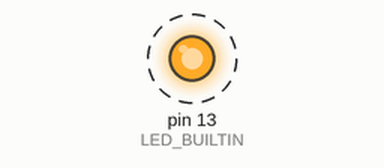
Simulated run of this program. Board: Arduino Uno, built with avr-gcc and run on an emulated ATmega328P. Shown: output pins drawn as LEDs (lit = HIGH). Dashed ring = blinking. What the program prints to the serial monitor is not drawn.

Above: at 0.2 s.
Timing chart, 0 to 3.0 s (numbered marks = the images above):
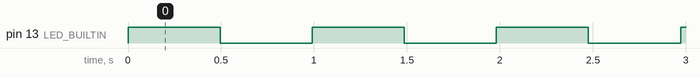

The program:

main.cpp
```cpp
/*
        _          _ ______ _____ _____
       (_)        | |  ____|  __ \_   _|
  _ __  ___  _____| | |__  | |  | || |
 | '_ \| \ \/ / _ \ |  __| | |  | || |
 | |_) | |>  <  __/ | |____| |__| || |_
 | .__/|_/_/\_\___|_|______|_____/_____|
 | |
 |_|

https://links.pixeledi.eu
FreeRTOS LED Blink | 01.2025

Arduino UNO
16ms = 1 Tick
1/0016s ~ 62 HZ
*/

#include <Arduino.h>
#include <Arduino_FreeRTOS.h>

void blinky1(void *parameter) {
  pinMode(LED_BUILTIN, OUTPUT);
  while (1) {
    digitalWrite(LED_BUILTIN, HIGH);
    vTaskDelay(500 / portTICK_PERIOD_MS);
    digitalWrite(LED_BUILTIN, LOW);
    vTaskDelay(500 / portTICK_PERIOD_MS);
  }
}
void showTicks(void *parameter) {
  while (1) {
    Serial.println(portTICK_PERIOD_MS);
    Serial.println(configTICK_RATE_HZ);
    vTaskDelay(1000 / portTICK_PERIOD_MS);
  }
}
void setup() {
  Serial.begin(115200);
  xTaskCreate(blinky1, "blinky1", 128, NULL, 1, NULL);
  xTaskCreate(showTicks, "ticks", 128, NULL, 1, NULL);
  Serial.println("Setup finished");
}

void loop() {
  // loop wird nicht gebraucht
}
```

Measured:
- by itself, pin 13 (LED_BUILTIN): alternates HIGH for 0.50 s and LOW for 0.50 s
